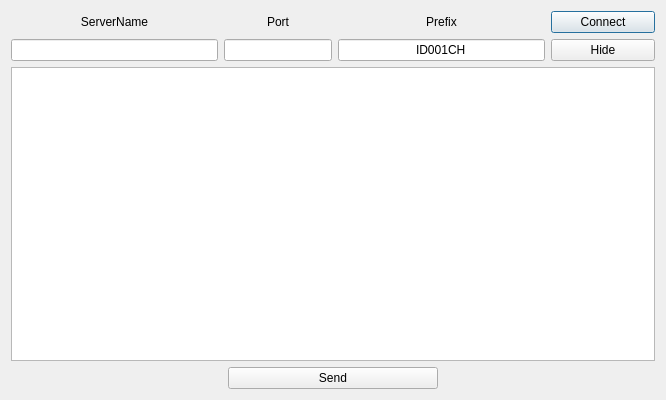
<?xml version="1.0" encoding="UTF-8"?>
<ui version="4.0">
 <class>NetActuator</class>
 <widget class="QDialog" name="NetActuator">
  <property name="geometry">
   <rect>
    <x>0</x>
    <y>0</y>
    <width>666</width>
    <height>400</height>
   </rect>
  </property>
  <property name="windowTitle">
   <string>Dialog</string>
  </property>
  <property name="windowIcon">
   <iconset resource="resources.qrc">
    <normaloff>:/images/resources/netactuator.png</normaloff>:/images/resources/netactuator.png</iconset>
  </property>
  <layout class="QVBoxLayout" name="verticalLayout">
   <item>
    <layout class="QGridLayout" name="gridLayout">
     <item row="0" column="0">
      <widget class="QLabel" name="label_1">
       <property name="sizePolicy">
        <sizepolicy hsizetype="Preferred" vsizetype="Preferred">
         <horstretch>2</horstretch>
         <verstretch>0</verstretch>
        </sizepolicy>
       </property>
       <property name="minimumSize">
        <size>
         <width>0</width>
         <height>0</height>
        </size>
       </property>
       <property name="text">
        <string>ServerName</string>
       </property>
       <property name="alignment">
        <set>Qt::AlignCenter</set>
       </property>
      </widget>
     </item>
     <item row="0" column="3">
      <widget class="QPushButton" name="btnConnect">
       <property name="sizePolicy">
        <sizepolicy hsizetype="Minimum" vsizetype="Preferred">
         <horstretch>1</horstretch>
         <verstretch>1</verstretch>
        </sizepolicy>
       </property>
       <property name="text">
        <string>Connect</string>
       </property>
      </widget>
     </item>
     <item row="1" column="0">
      <widget class="QLineEdit" name="editServer">
       <property name="sizePolicy">
        <sizepolicy hsizetype="Minimum" vsizetype="Preferred">
         <horstretch>2</horstretch>
         <verstretch>0</verstretch>
        </sizepolicy>
       </property>
       <property name="alignment">
        <set>Qt::AlignCenter</set>
       </property>
      </widget>
     </item>
     <item row="1" column="1">
      <widget class="QLineEdit" name="editPort">
       <property name="sizePolicy">
        <sizepolicy hsizetype="Minimum" vsizetype="Preferred">
         <horstretch>1</horstretch>
         <verstretch>0</verstretch>
        </sizepolicy>
       </property>
       <property name="alignment">
        <set>Qt::AlignCenter</set>
       </property>
      </widget>
     </item>
     <item row="0" column="1">
      <widget class="QLabel" name="label_2">
       <property name="sizePolicy">
        <sizepolicy hsizetype="Preferred" vsizetype="Preferred">
         <horstretch>1</horstretch>
         <verstretch>0</verstretch>
        </sizepolicy>
       </property>
       <property name="text">
        <string>Port</string>
       </property>
       <property name="alignment">
        <set>Qt::AlignCenter</set>
       </property>
      </widget>
     </item>
     <item row="1" column="2">
      <widget class="QLineEdit" name="editPrefix">
       <property name="sizePolicy">
        <sizepolicy hsizetype="Minimum" vsizetype="Preferred">
         <horstretch>2</horstretch>
         <verstretch>0</verstretch>
        </sizepolicy>
       </property>
       <property name="minimumSize">
        <size>
         <width>0</width>
         <height>0</height>
        </size>
       </property>
       <property name="text">
        <string>ID001CH</string>
       </property>
       <property name="alignment">
        <set>Qt::AlignCenter</set>
       </property>
      </widget>
     </item>
     <item row="0" column="2">
      <widget class="QLabel" name="label_3">
       <property name="sizePolicy">
        <sizepolicy hsizetype="Preferred" vsizetype="Preferred">
         <horstretch>2</horstretch>
         <verstretch>0</verstretch>
        </sizepolicy>
       </property>
       <property name="minimumSize">
        <size>
         <width>0</width>
         <height>0</height>
        </size>
       </property>
       <property name="text">
        <string>Prefix</string>
       </property>
       <property name="alignment">
        <set>Qt::AlignCenter</set>
       </property>
      </widget>
     </item>
     <item row="1" column="3">
      <widget class="QPushButton" name="btnHide">
       <property name="sizePolicy">
        <sizepolicy hsizetype="Minimum" vsizetype="Preferred">
         <horstretch>1</horstretch>
         <verstretch>1</verstretch>
        </sizepolicy>
       </property>
       <property name="text">
        <string>Hide</string>
       </property>
      </widget>
     </item>
    </layout>
   </item>
   <item>
    <widget class="QPlainTextEdit" name="editCommand">
     <property name="sizePolicy">
      <sizepolicy hsizetype="Preferred" vsizetype="Preferred">
       <horstretch>0</horstretch>
       <verstretch>4</verstretch>
      </sizepolicy>
     </property>
    </widget>
   </item>
   <item>
    <layout class="QHBoxLayout" name="horizontalLayout">
     <item>
      <widget class="QLabel" name="label_2">
       <property name="sizePolicy">
        <sizepolicy hsizetype="Preferred" vsizetype="Preferred">
         <horstretch>1</horstretch>
         <verstretch>0</verstretch>
        </sizepolicy>
       </property>
       <property name="text">
        <string/>
       </property>
       <property name="alignment">
        <set>Qt::AlignCenter</set>
       </property>
      </widget>
     </item>
     <item>
      <widget class="QPushButton" name="btnSend">
       <property name="sizePolicy">
        <sizepolicy hsizetype="Minimum" vsizetype="Preferred">
         <horstretch>1</horstretch>
         <verstretch>1</verstretch>
        </sizepolicy>
       </property>
       <property name="text">
        <string>Send</string>
       </property>
      </widget>
     </item>
     <item>
      <widget class="QLabel" name="label_2">
       <property name="sizePolicy">
        <sizepolicy hsizetype="Preferred" vsizetype="Preferred">
         <horstretch>1</horstretch>
         <verstretch>0</verstretch>
        </sizepolicy>
       </property>
       <property name="text">
        <string/>
       </property>
       <property name="alignment">
        <set>Qt::AlignCenter</set>
       </property>
      </widget>
     </item>
    </layout>
   </item>
  </layout>
 </widget>
 <resources>
  <include location="resources.qrc"/>
 </resources>
 <connections/>
</ui>
